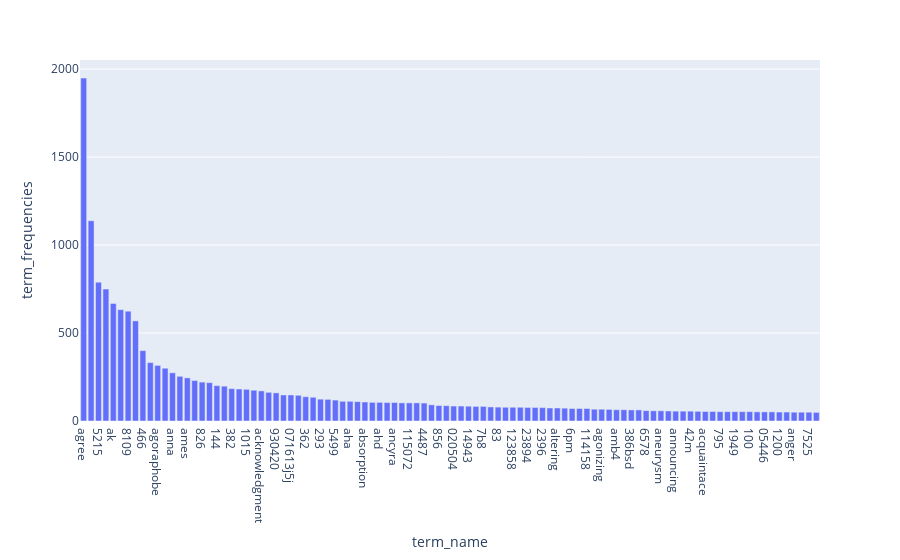

Notebook source saved alongside this figure:
### Code cell
s_long_tail = pd.DataFrame(
    list(zip(count_vect.get_feature_names_out(), list(term_frequencies))),
    columns=["term_name", "term_frequencies"]
)
s_long_tail.sort_values(by=["term_frequencies"], ascending=False, inplace=True)

# show top 100
px.bar(s_long_tail[:100], x="term_name", y="term_frequencies")

### Figure 1 — Plotly figure (JSON) as saved in the notebook; plotly's stock layout.template omitted (floating-point values rounded to 4 significant figures)
{"data": [{"alignmentgroup": "True", "hovertemplate": "term_name=%{x}<br>term_frequencies=%{y}<extra></extra>", "legendgroup": "", "marker": {"color": "#636efa", "pattern": {"shape": ""}}, "name": "", "offsetgroup": "", "orientation": "v", "showlegend": false, "textposition": "auto", "type": "bar", "x": ["agree", "0930", "5215", "518", "ak", "ahpcrc", "8109", "analyzing", "466", "2944079995", "agoraphobe", "8000", "anna", "767", "ames", "3323202", "826", "anthroposophy", "144", "342", "382", "75", "1015", "103237", "acknowledgment", "28227", "930420", "11830", "071613j5j", "828", "362", "10665", "293", "624", "5499", "airplane", "aha", "9392", "absorption", "0922", "ahd", "anecdote", "ancyra", "30071", "115072", "_enforcible_", "4487", "andtbacka", "856", "380", "020504", "anon", "14943", "84112", "7b8", "antibacterial", "83", "200619", "123858", "144520", "23894", "3ds2scn", "2396", "081052", "altering", "anic", "6pm", "aneste", "114158", "735287742", "agonizing", "_bar_", "amb4", "329", "386bsd", "anecedotal", "6578", "665371", "aneurysm", "1198", "announcing", "alan", "42m", "3214", "acquaintace", "agreements", "795", "124", "1949", "1st", "100", "_______________________________", "05446", "791", "1200", "2423", "anger", "activating", "7525", "1qjf31"], "xaxis": "x", "y": [1949, 1138, 789, 750, 668, 633, 624, 569, 400, 332, 316, 300, 274, 254, 245, 230, 221, 218, 201, 198, 184, 182, 180, 175, 171, 163, 160, 148, 148, 146, 138, 135, 124, 123, 119, 112, 112, 110, 108, 106, 106, 105, 105, 103, 103, 103, 102, 92, 88, 87, 85, 85, 84, 83, 83, 80, 79, 78, 78, 78, 77, 77, 76, 74, 74, 73, 71, 71, 71, 67, 67, 66, 64, 64, 63, 63, 59, 58, 58, 57, 56, 56, 56, 55, 54, 54, 53, 53, 53, 53, 53, 52, 52, 52, 51, 51, 50, 50, 50, 49], "yaxis": "y"}], "layout": {"barmode": "relative", "legend": {"tracegroupgap": 0}, "margin": {"t": 60}, "xaxis": {"anchor": "y", "domain": [0, 1], "title": {"text": "term_name"}}, "yaxis": {"anchor": "x", "domain": [0, 1], "title": {"text": "term_frequencies"}}}}
